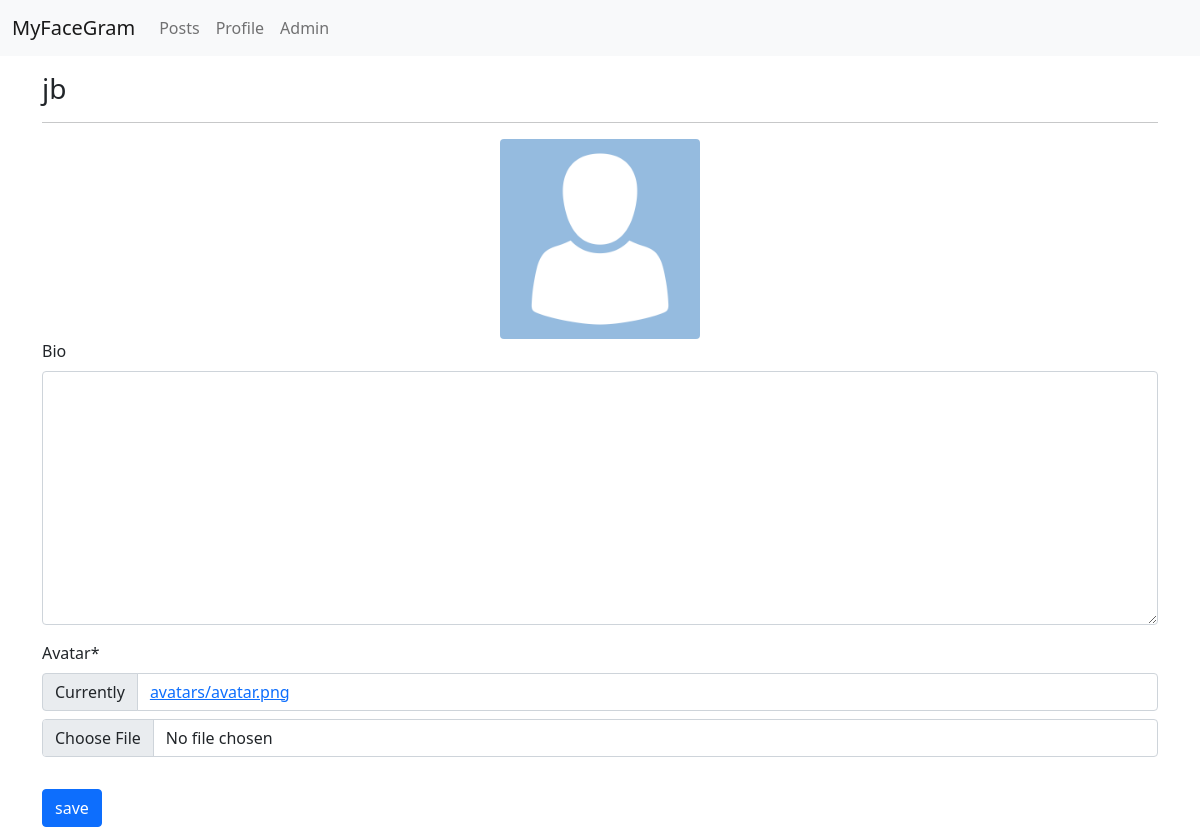
Page /profiles/my/ (signed in) on the earlier database version.
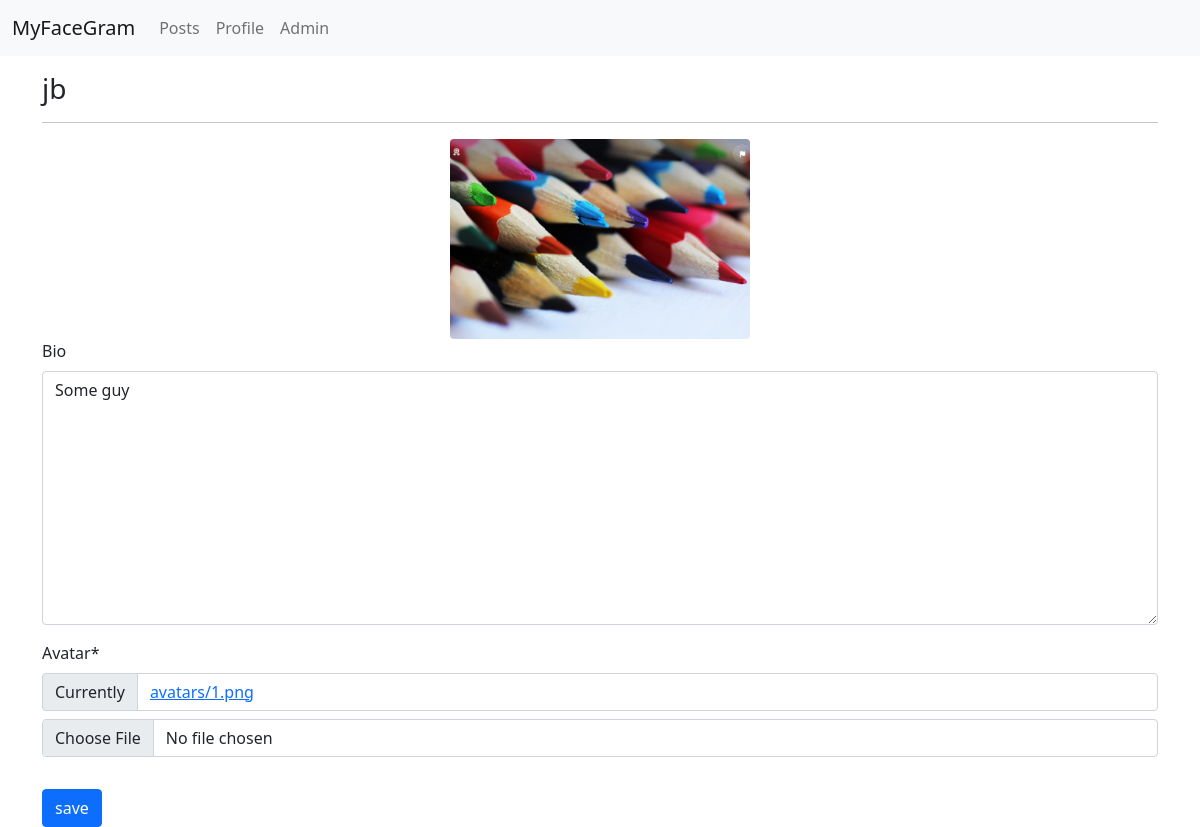
Same page on the later database version.
### profiles/models.py (models this page shows, shortened)
class Profile(models.Model):
    user = models.OneToOneField(User, on_delete=models.CASCADE)
    bio = models.TextField(blank=True)
    avatar = models.ImageField(default='avatar.png', upload_to='avatars')
    updated = models.DateTimeField(auto_now=True)
    created = models.DateTimeField(auto_now_add=True)

### profiles/views.py (the view, shortened to what this page needs)
# urls.py: path('my/', my_profile_view, name='my-profile'),
@login_required
def my_profile_view(request):
    obj = Profile.objects.get(user=request.user)
    form = ProfileForm(request.POST or None, request.FILES or None, instance=obj)
    context = {
        'obj': obj,
        'form': form,
    }
    return render(request, 'profiles/main.html', context)

### profiles/forms.py
class ProfileForm(forms.ModelForm):
    class Meta:
        model = Profile
        fields = ('bio', 'avatar')

### profiles/templates/profiles/main.html (shortened to what this page needs)
{% extends "base.html" %}
{% load static%}
{% load crispy_forms_tags%}
{% block content%}
    <h3>{{obj.user}}</h3>
    <hr>
    <div class="text-center" id="avatar-box">
        <img src="{{obj.avatar.url}}" class="rounded" height="200px" width="auto" alt="{{obj.user.username}}"></img>
    </div>
    <form id="profile-form">
        {{form|crispy}}
        <button type="submit" class="btn btn-primary mt-3">save</button>
    </form>
{% endblock content %}

### templates/base.html (shortened to what this page needs)
{% load static %}
<!doctype html>
<html lang="en">
  <head>
    <link href="https://cdn.jsdelivr.net/npm/bootstrap@5.0.0-beta2/dist/css/bootstrap.min.css" rel="stylesheet">
    <link rel="stylesheet" href="{% static 'style.css' %}">
    <link rel="stylesheet" href="https://unpkg.com/dropzone@5/dist/min/dropzone.min.css" type="text/css" />
  </head>
  <body>
    {% include "navbar.html" %}
    <div class="container mt-3 mb+3">
        {% block content %}
        {% endblock content %}
    </div>
  </body>
</html>

### templates/navbar.html (shortened to what this page needs)
<nav class="navbar navbar-expand-lg navbar-light bg-light">
    <div class="container-fluid">
      <a class="navbar-brand" href="{% url 'posts:main-board' %}">MyFaceGram</a>
      <div class="collapse navbar-collapse" id="navbarNav">
        <ul class="navbar-nav">
          <li class="nav-item">
            <a class="nav-link" href="{% url 'posts:main-board' %}">Posts</a>
          </li>
          <li class="nav-item">
            <a class="nav-link" href="{% url 'profiles:my-profile' %}">Profile</a>
          </li>
          <li class="nav-item">
            <a class="nav-link" href="{% url 'admin:index' %}">Admin</a>
          </li>
        </ul>
      </div>
    </div>
  </nav>

Differences in the rows shown:
changed Profile "jb": avatar: picture added in place of a placeholder; bio (not shown) → "Some guy"
Other differences:
text no longer shown: "Bio Avatar * Currently avatars/avatar.png"
text now shown: "Bio Avatar * Currently avatars/1.png"
